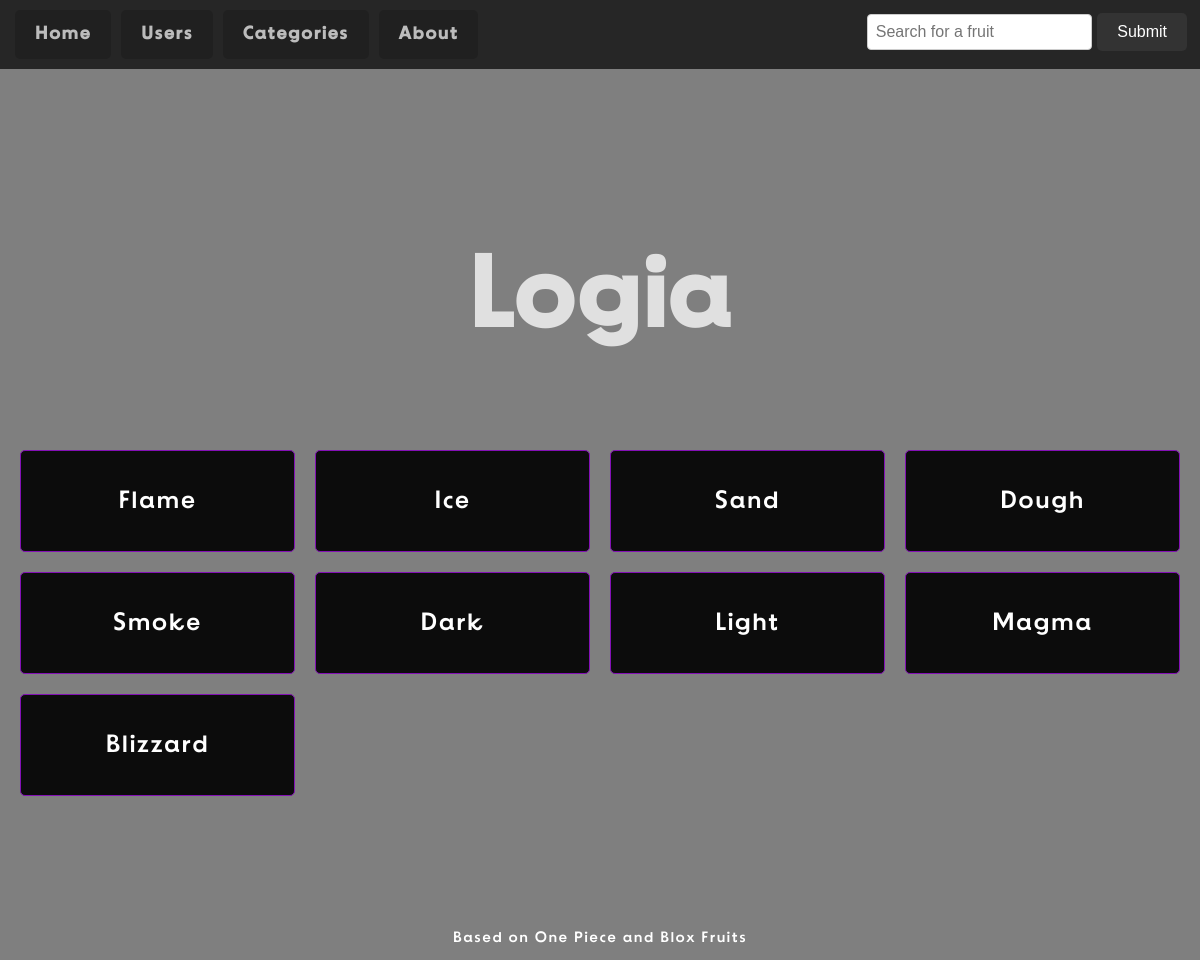
Page /category/2 on the committed database.
### tables this page shows
CREATE TABLE Categories (
    category_id INTEGER PRIMARY KEY,
    name TEXT
);

CREATE TABLE DevilFruits (fruit_id INTEGER PRIMARY KEY, name TEXT, category_id INTEGER, description TEXT, image_url TEXT, market_value REAL, demand INTEGER, user_id INTEGER REFERENCES Users (user_id), FOREIGN KEY (category_id) REFERENCES Categories (category_id));

### routes.py (the view)
@app.route('/category/<int:category_id>')
def category(category_id):
    conn = get_db_connection()
    category = conn.execute('SELECT * FROM Categories WHERE category_id = ?', (category_id,)).fetchone()
    fruits = conn.execute('SELECT * FROM DevilFruits WHERE category_id = ?', (category_id,)).fetchall()
    if category is None:
        abort(404)  # This will trigger your 404 error page
    conn.close()
    return render_template('category.html', category=category, fruits=fruits, active_page='category_' + str(category_id))

### routes.py (called while the page is built)
def get_db_connection():
    conn = sqlite3.connect('DF_DATABASE.db')  # Replace with your actual local path if different
    conn.row_factory = sqlite3.Row
    return conn

@app.context_processor
def inject_categories():
    conn = get_db_connection()
    excluded_categories = ('Paramecia', 'Logia', 'Zoan')
    categories = conn.execute('SELECT * FROM Categories WHERE name NOT IN (?, ?, ?)', excluded_categories).fetchall()
    conn.close()
    return {'nav_categories': categories}

### templates/category.html
{% extends "layout.html" %}
{% block content %}
  <h6>{{ category['name'] }}</h6>
  <div class="fruit-grid">
    {% for fruit in fruits %}
      <div class="fruit-card">
        <a href="{{ url_for('fruit', fruit_id=fruit['fruit_id']) }}">{{ fruit['name'] }}</a>
      </div>
    {% endfor %}
  </div>
{% endblock %}

### static/style.css (style rules this page uses)
html, body { height: 100%; margin: 0; padding: 0; }
body { font-family: 'BDSupper', sans-serif; letter-spacing: 1.5px; line-height: 1.6; background: linear-gradient(rgba(0, 0, 0, 0.5), rgba(0, 0, 0, 0.5)), url("images/background.jpg") no-repeat center center fixed; background-size: cover; color: #e0e0e0; position: relative; }
* { margin: 0; padding: 0; box-sizing: border-box; }
html, body { width: 100%; height: 100%; }
body { position: relative; padding-top: 60px; }
.fruit-grid { display: grid; grid-template-columns: repeat(4, 1fr); gap: 20px; padding: 20px; margin: 0 auto; margin-top: 50px; }
.fruit-card { background-color: rgba(0, 0, 0, 0.9); border: 1px solid #8310b5; border-radius: 5px; padding: 30px; text-align: center; font-size: 25px; display: flex; justify-content: center; align-items: center; min-height: 100px; color: #ffffff; }
.fruit-card a { color: #ffffff; text-decoration: none; }
h6 { font-size: 100px; text-align: center; padding-top: 100px; }

### rows in the picture
Categories: name "Logia"
DevilFruits: name "Flame"
DevilFruits: name "Ice"
DevilFruits: name "Sand"
DevilFruits: name "Dough"
DevilFruits: name "Smoke"
DevilFruits: name "Dark"
DevilFruits: name "Light"
DevilFruits: name "Magma"
DevilFruits: name "Blizzard"
